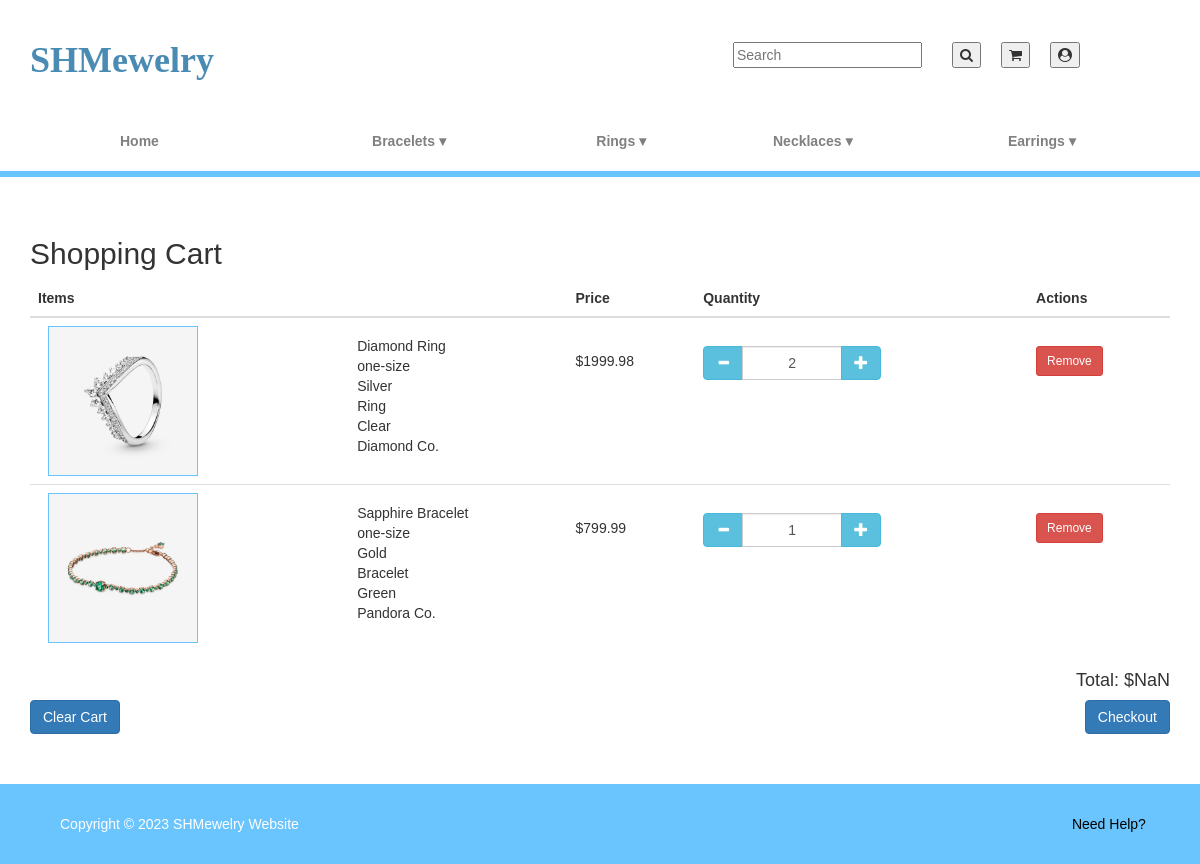
The app's page /index.php?controller=user&action=cart (signed in), older data.
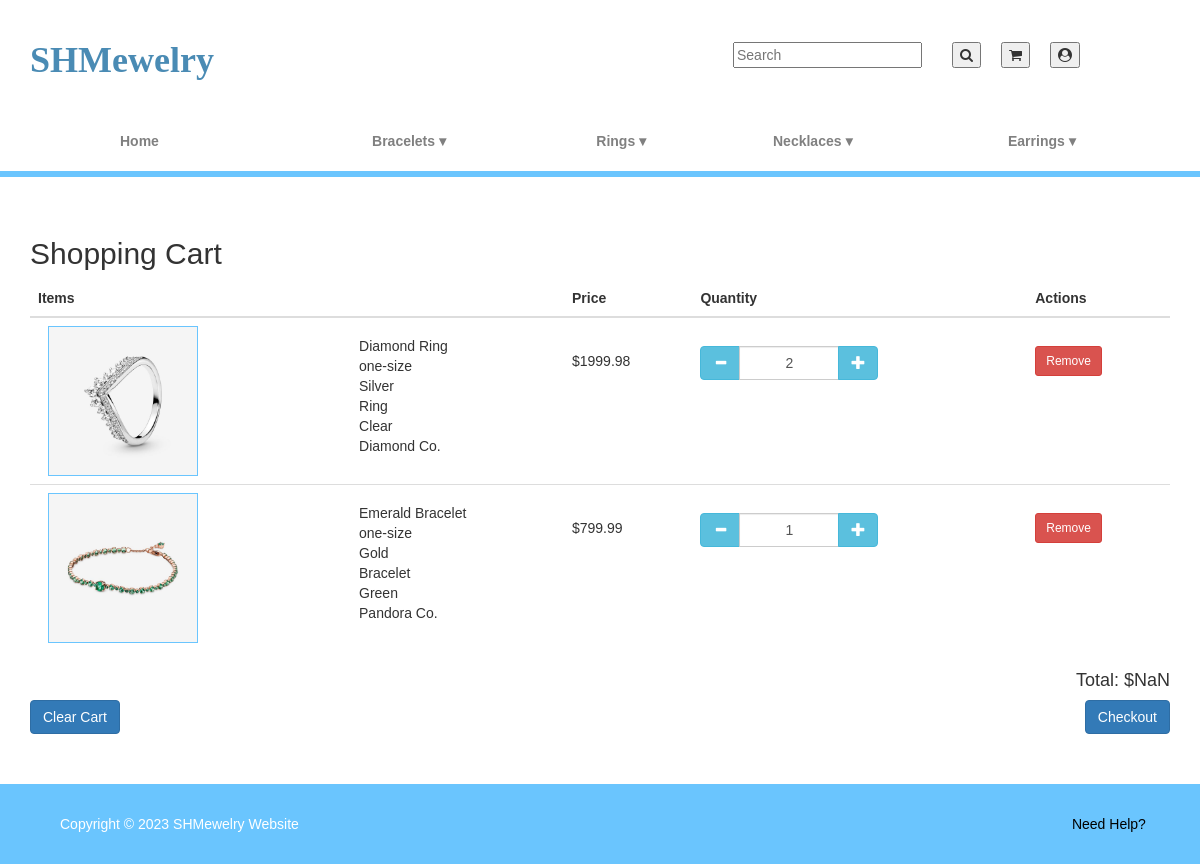
The same page, newer data.
### tables this page shows
CREATE TABLE USER_PRODUCT (
    USER_ID INT,
    PRODUCT_ID INT,
    QTY INT,
    PRIMARY KEY (USER_ID, PRODUCT_ID),
    FOREIGN KEY (USER_ID) REFERENCES USER(USER_ID) ON DELETE CASCADE,
    FOREIGN KEY (PRODUCT_ID) REFERENCES PRODUCT(PRODUCT_ID) ON DELETE CASCADE
);

CREATE TABLE PRODUCT (
    PRODUCT_ID INT AUTO_INCREMENT PRIMARY KEY,
    NAME VARCHAR(35),
    DESCRIPTION TEXT,
    PRICE DECIMAL(10, 2),
    MANUFACTURER VARCHAR(35),
    COLOR VARCHAR(35),
    MATERIAL VARCHAR(35),
    TYPE VARCHAR(35),
    SIZE VARCHAR(50),
    STOCK INT,
    PRODUCT_IMAGE VARCHAR(255)
);

### Models/User.php (called while the page is built, shortened)
<?php
include_once(__DIR__ . '/../db_connection.php');
class User {
    public static function cart()
    {
        global $conn;
        $user = isset($_SESSION['user']) ? $_SESSION['user']->user_id : -1;
        $sql = "SELECT PRODUCT.*, USER_PRODUCT.QTY
        FROM PRODUCT
        JOIN USER_PRODUCT ON PRODUCT.PRODUCT_ID = USER_PRODUCT.PRODUCT_ID
        WHERE USER_PRODUCT.USER_ID = ?;";
        $stmt = $conn->prepare($sql);
        $stmt->bind_param('i', $user);
        $stmt->execute();
        $result = $stmt->get_result();
        if ($result->num_rows > 0) {
            $rows = array();
            while ($row = $result->fetch_assoc()) {
                $rows[] = $row;
            }
            return $rows;
        }
        return null;
    }
}
?>

### Views/User/cart.php (the view, shortened to what the changed rows need)
<!DOCTYPE html>
<html lang="en">
<head>
    <link href="https://netdna.bootstrapcdn.com/bootstrap/3.3.6/css/bootstrap.min.css" rel="stylesheet">
    <link href="//netdna.bootstrapcdn.com/bootstrap/3.2.0/css/bootstrap.min.css" rel="stylesheet">
    <link rel="stylesheet" href="CSS/shared.css">
    <link rel="stylesheet" href="CSS/quantity.css">
</head>
<body>
    <?php include_once __DIR__ . "/../../navbar.php"; ?>
    <div class="container">
        <h2>Shopping Cart</h2>
        <table class="table">
            <thead>
                <tr>
                    <th scope="col">Items</th>
                    <th scope="col"></th>
                    <th scope="col">Price</th>
                    <th scope="col">Quantity</th>
                    <th scope="col">Actions</th>
                </tr>
            </thead>
            <tbody>
            <?php
                if (isset($data) && is_array($data) && !empty($data)) {
                    $items = $data;
                    foreach ($items as $item)
                    {
                        $runningTotalSingleProduct =  $item["QTY"] * $item['PRICE'];
                        echo <<<ECHO
                            <tr id="product{$item['PRODUCT_ID']}">
                                <td>
                                    <a href="index.php?controller=product&action=view&id={$item["PRODUCT_ID"]}">
                                        <img src="assets/images/{$item["PRODUCT_IMAGE"]}" alt="ring1.jpg" width="150" style="border: 1px solid #6ac5fe;">
                                    </a>
                                </td>
                                <td>
                                    <p style="margin-top: 10px;">
                                        {$item["NAME"]}<br>
                                        {$item["SIZE"]}<br>
                                        {$item["MATERIAL"]}<br>
                                        {$item["TYPE"]}<br>
                                        {$item["COLOR"]}<br>
                                        {$item["MANUFACTURER"]}
                                    </p>
                                </td>
                                <td>
                                    <p style="margin-top:25px;" id="runningPriceProduct{$item["PRODUCT_ID"]}">\$$runningTotalSingleProduct</p>
                                    <p hidden id="fullPriceProduct{$item["PRODUCT_ID"]}">{$item["PRICE"]}</p>
                                </td>
                                <td>
                                    <div class="input-group number-spinner" style="width:25%;margin-top:20px;">
                                        <span class="input-group-btn data-dwn">
                                            <button id="btnUp{$item["PRODUCT_ID"]}" name="btnUp{$item["PRODUCT_ID"]}" class="btn btn-default btn-info" data-dir="dwn">
                                                <span class="glyphicon glyphicon-minus"></span>
                                            </button>
                                        </span>
                                        <input onKeyDown="return false" type="number" class="form-control text-center" style="width:100px;" value="{$item['QTY']}" min="1" max="10" name="quantity" id="quantity{$item['PRODUCT_ID']}">
                                        <span class="input-group-btn data-up">
                                            <button id="btnDown{$item["PRODUCT_ID"]}" name="btnDown{$item["PRODUCT_ID"]}" class="btn btn-default btn-info" data-dir="up">
                                                <span class="glyphicon glyphicon-plus"></span>
                                            </button>
                                        </span>
                                    </div>
                                </td>
                                <td>
                                    <button name="remove{$item['PRODUCT_ID']}" id="remove{$item['PRODUCT_ID']}" style="margin-top:20px;" class="btn btn-danger btn-sm">Remove</button>
                                </td>
                            </tr>
                        ECHO;
                    }
                }
            ?>
            </tbody>
        </table>
    </div>
</body>
</html>

Row changes from the older to the newer data that the page shows:
changed through a linked row, user_product "Gold": PRODUCT_ID.NAME "Sapphire Bracelet" → "Emerald Bracelet"
